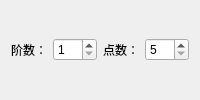
              <widget class="QWidget" name="page_div">
               <layout class="QHBoxLayout" name="horizontalLayout_9">
                <item>
                 <widget class="QLabel" name="label_64">
                  <property name="sizePolicy">
                   <sizepolicy hsizetype="Maximum" vsizetype="Preferred">
                    <horstretch>0</horstretch>
                    <verstretch>0</verstretch>
                   </sizepolicy>
                  </property>
                  <property name="text">
                   <string>阶数：</string>
                  </property>
                 </widget>
                </item>
                <item>
                 <widget class="QSpinBox" name="spinBox_findPeek_deri_level">
                  <property name="minimum">
                   <number>1</number>
                  </property>
                  <property name="maximum">
                   <number>3</number>
                  </property>
                  <property name="singleStep">
                   <number>2</number>
                  </property>
                 </widget>
                </item>
                <item>
                 <widget class="QLabel" name="label_59">
                  <property name="sizePolicy">
                   <sizepolicy hsizetype="Maximum" vsizetype="Preferred">
                    <horstretch>0</horstretch>
                    <verstretch>0</verstretch>
                   </sizepolicy>
                  </property>
                  <property name="text">
                   <string>点数：</string>
                  </property>
                 </widget>
                </item>
                <item>
                 <widget class="QSpinBox" name="spinBox_findPeek_deri_dots">
                  <property name="minimum">
                   <number>5</number>
                  </property>
                  <property name="maximum">
                   <number>11</number>
                  </property>
                  <property name="singleStep">
                   <number>2</number>
                  </property>
                 </widget>
                </item>
               </layout>
              </widget>
